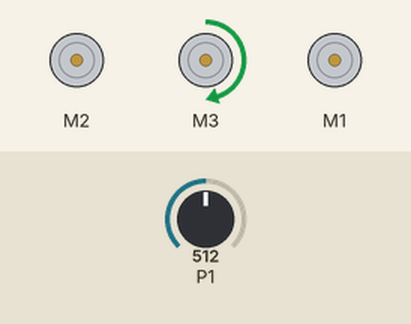
The program below on a simulated BBC micro:bit (MakeCode). Parts: 3 × DC motor (green arrow = forward, orange = backward, longer = faster). The test bench sets the inputs (shaded band); at power-on: P1 = 512 (analog values on the 0–1023 scale).

Above: at 1.2 s.
1.3 s: P1 set to 786
2.8 s: P1 set to 814
At 3.8 s:
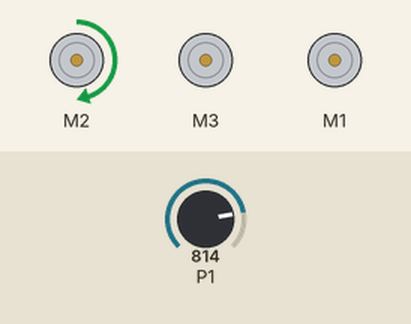
4.3 s: P1 set to 790
At 5.2 s:
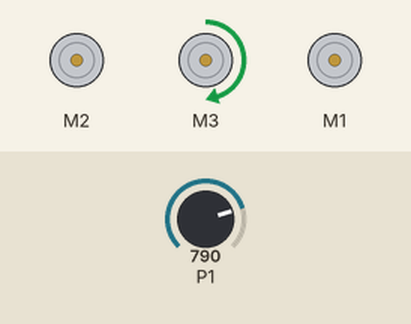
5.8 s: P1 set to 810
At 17.7 s:
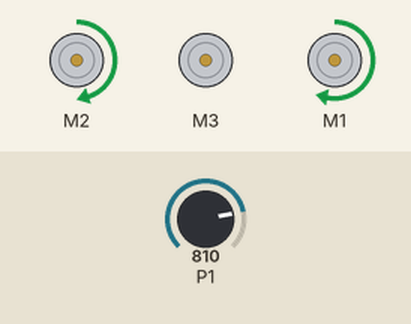
Timing chart, 0 to 18.2 s (numbered marks = the images above; inputs shaded):
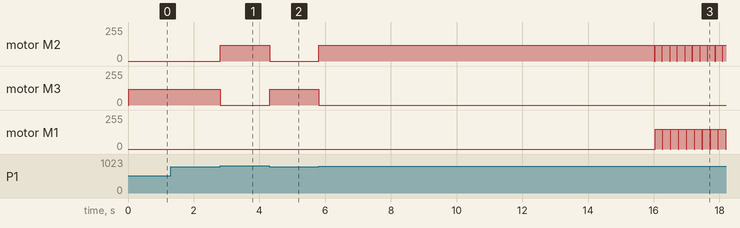

Measured:
- the behaviour switches between 800 and 801 on P1 (found by bisection; images 0 and 1)
- after the input at 1.3 s, every drawn part: stays the same
- after the input at 2.8 s, motor M2: stopped → forward 120/255 at once; motor M3: forward 120/255 → stopped at once
- after the input at 4.3 s, motor M2: forward 120/255 → stopped at once; motor M3: stopped → forward 120/255 at once
- after the input at 5.8 s, motor M2: stopped → forward 120/255 at once, then repeats every 0.22 s: stopped 0.02 s, forward 120/255 0.20 s

The program:

main.ts
```typescript
basic.forever(function () {
    if (800 < pins.analogReadPin(AnalogReadWritePin.P1)) {
        robotbit.MotorRun(robotbit.Motors.M1B, 120)
        robotbit.MotorRun(robotbit.Motors.M2A, 0)
    } else {
        robotbit.MotorRun(robotbit.Motors.M1B, 0)
        robotbit.MotorRun(robotbit.Motors.M2A, 120)
    }
    if (16000 < input.runningTime()) {
        robotbit.MotorStopAll()
        robotbit.MotorRunDual(
        robotbit.Motors.M1A,
        150,
        robotbit.Motors.M1A,
        150
        )
    }
    if (800 < pins.analogReadPin(AnalogReadWritePin.P1)) {
        robotbit.MotorRun(robotbit.Motors.M1B, 120)
        robotbit.MotorRun(robotbit.Motors.M2A, 0)
    } else {
        robotbit.MotorRun(robotbit.Motors.M1B, 0)
        robotbit.MotorRun(robotbit.Motors.M2A, 120)
    }
})
```

test.ts
```typescript
// testes vão aqui; isto não será compilado quando este pacote for usado como uma extensão.
```
